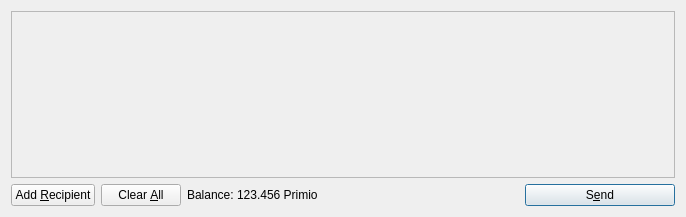
<?xml version="1.0" encoding="UTF-8"?>
<ui version="4.0">
 <class>SendCoinsDialog</class>
 <widget class="QDialog" name="SendCoinsDialog">
  <property name="geometry">
   <rect>
    <x>0</x>
    <y>0</y>
    <width>686</width>
    <height>217</height>
   </rect>
  </property>
  <property name="windowTitle">
   <string>Send Coins</string>
  </property>
  <layout class="QVBoxLayout" name="verticalLayout">
   <item>
    <widget class="QScrollArea" name="scrollArea">
     <property name="widgetResizable">
      <bool>true</bool>
     </property>
     <widget class="QWidget" name="scrollAreaWidgetContents">
      <property name="geometry">
       <rect>
        <x>0</x>
        <y>0</y>
        <width>666</width>
        <height>165</height>
       </rect>
      </property>
      <layout class="QVBoxLayout" name="verticalLayout_2">
       <property name="margin">
        <number>0</number>
       </property>
       <item>
        <layout class="QVBoxLayout" name="entries">
         <property name="spacing">
          <number>6</number>
         </property>
        </layout>
       </item>
       <item>
        <spacer name="verticalSpacer">
         <property name="orientation">
          <enum>Qt::Vertical</enum>
         </property>
         <property name="sizeHint" stdset="0">
          <size>
           <width>20</width>
           <height>40</height>
          </size>
         </property>
        </spacer>
       </item>
      </layout>
     </widget>
    </widget>
   </item>
   <item>
    <layout class="QHBoxLayout" name="horizontalLayout">
     <item>
      <widget class="QPushButton" name="addButton">
       <property name="toolTip">
        <string>Send to multiple recipients at once</string>
       </property>
       <property name="text">
        <string>Add &amp;Recipient</string>
       </property>
       <property name="icon">
        <iconset resource="../bitcoin.qrc">
         <normaloff>:/icons/add</normaloff>:/icons/add</iconset>
       </property>
       <property name="autoDefault">
        <bool>false</bool>
       </property>
      </widget>
     </item>
     <item>
      <widget class="QPushButton" name="clearButton">
       <property name="sizePolicy">
        <sizepolicy hsizetype="Minimum" vsizetype="Fixed">
         <horstretch>0</horstretch>
         <verstretch>0</verstretch>
        </sizepolicy>
       </property>
       <property name="toolTip">
        <string>Remove all transaction fields</string>
       </property>
       <property name="text">
        <string>Clear &amp;All</string>
       </property>
       <property name="icon">
        <iconset resource="../bitcoin.qrc">
         <normaloff>:/icons/remove</normaloff>:/icons/remove</iconset>
       </property>
       <property name="autoRepeatDelay">
        <number>300</number>
       </property>
       <property name="autoDefault">
        <bool>false</bool>
       </property>
      </widget>
     </item>
     <item>
      <layout class="QHBoxLayout" name="horizontalLayout_2">
       <property name="spacing">
        <number>3</number>
       </property>
       <item>
        <widget class="QLabel" name="label">
         <property name="text">
          <string>Balance:</string>
         </property>
        </widget>
       </item>
       <item>
        <widget class="QLabel" name="labelBalance">
         <property name="cursor">
          <cursorShape>IBeamCursor</cursorShape>
         </property>
         <property name="text">
          <string>123.456 Primio</string>
         </property>
         <property name="textInteractionFlags">
          <set>Qt::LinksAccessibleByMouse|Qt::TextSelectableByKeyboard|Qt::TextSelectableByMouse</set>
         </property>
        </widget>
       </item>
      </layout>
     </item>
     <item>
      <spacer name="horizontalSpacer">
       <property name="orientation">
        <enum>Qt::Horizontal</enum>
       </property>
       <property name="sizeHint" stdset="0">
        <size>
         <width>40</width>
         <height>20</height>
        </size>
       </property>
      </spacer>
     </item>
     <item>
      <widget class="QPushButton" name="sendButton">
       <property name="minimumSize">
        <size>
         <width>150</width>
         <height>0</height>
        </size>
       </property>
       <property name="toolTip">
        <string>Confirm the send action</string>
       </property>
       <property name="text">
        <string>S&amp;end</string>
       </property>
       <property name="icon">
        <iconset resource="../bitcoin.qrc">
         <normaloff>:/icons/send</normaloff>:/icons/send</iconset>
       </property>
       <property name="default">
        <bool>true</bool>
       </property>
      </widget>
     </item>
    </layout>
   </item>
  </layout>
 </widget>
 <resources>
  <include location="../bitcoin.qrc"/>
 </resources>
 <connections/>
</ui>
